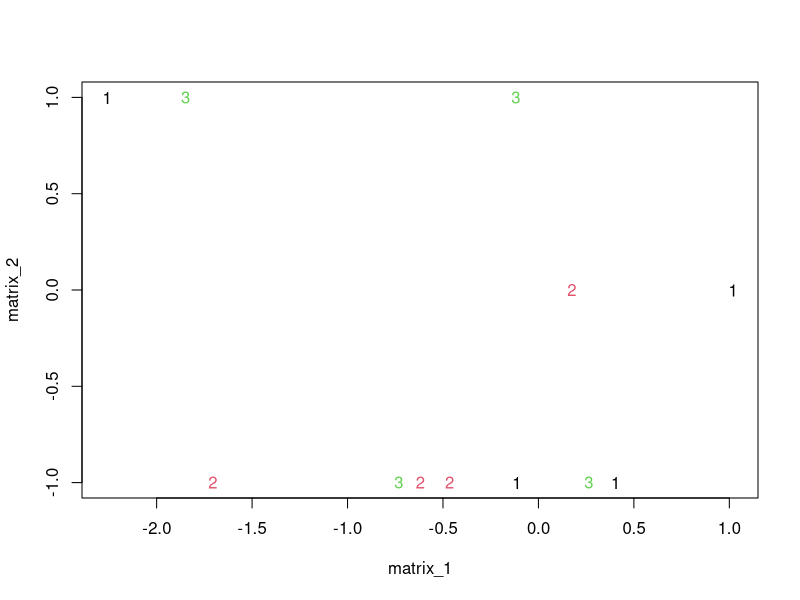
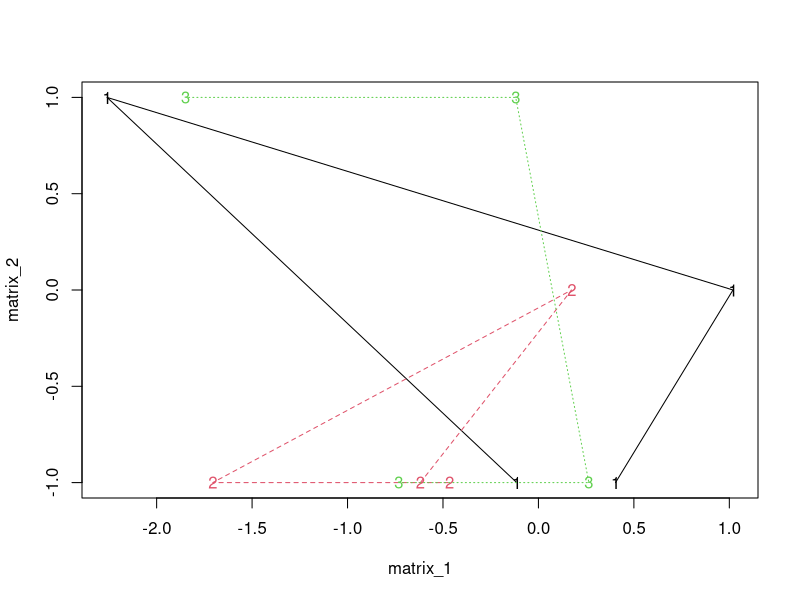
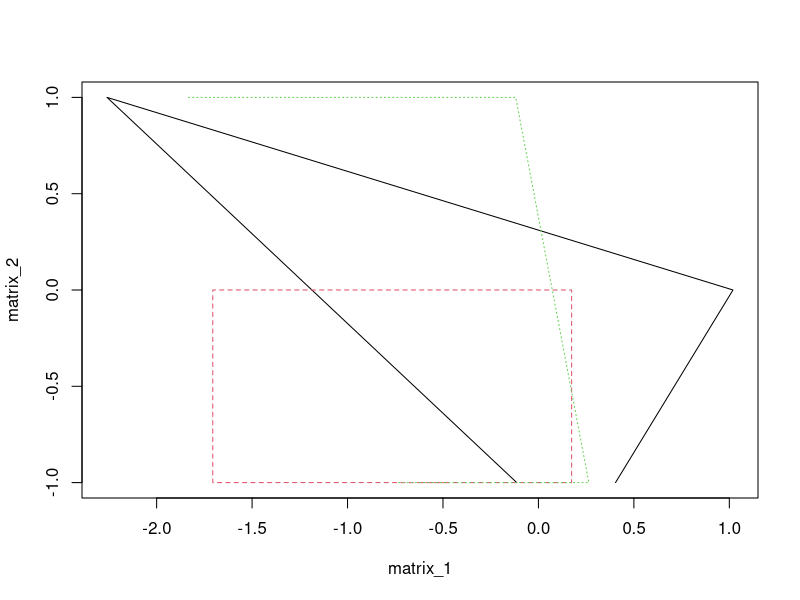
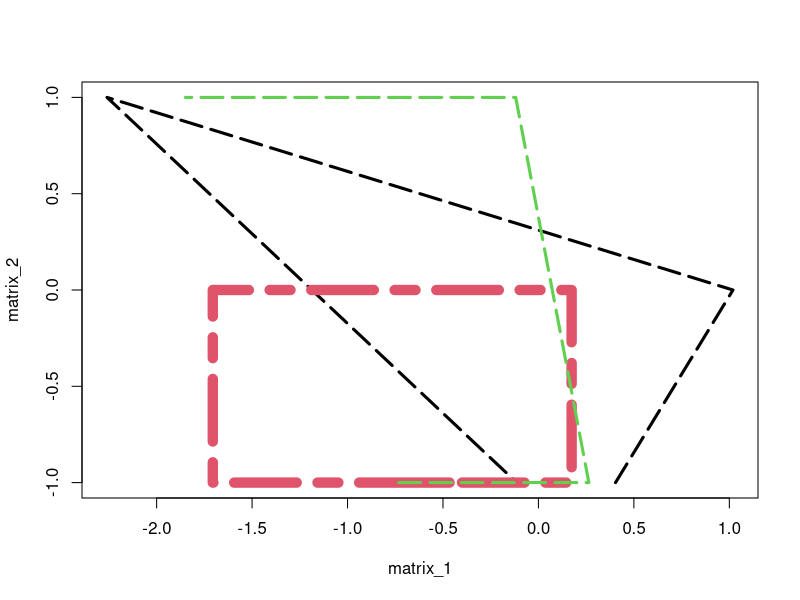
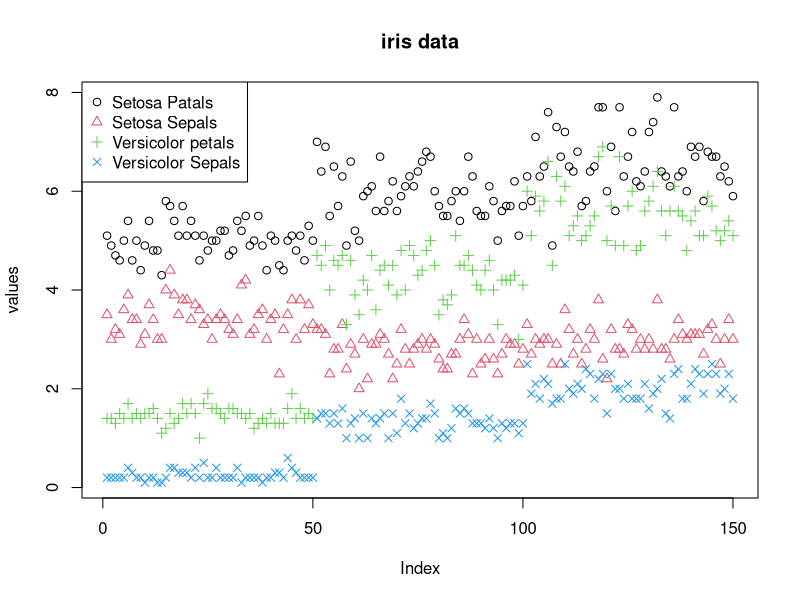
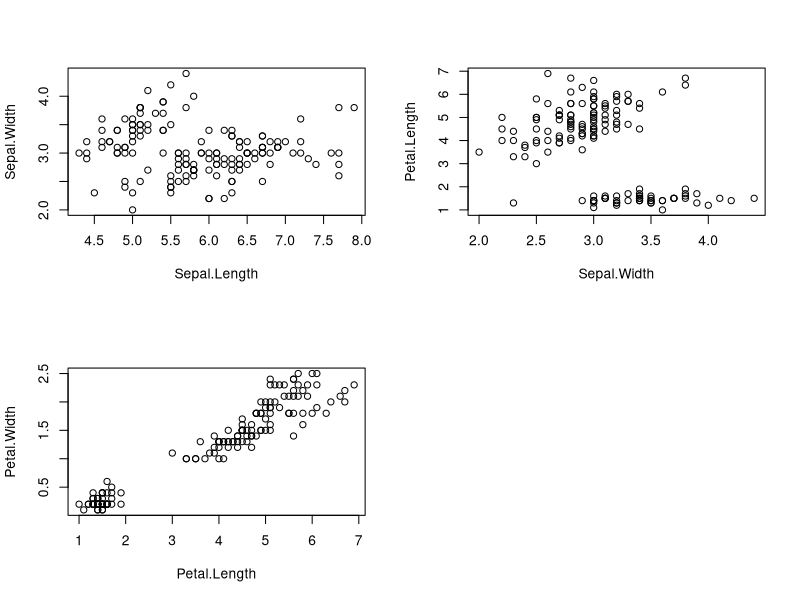
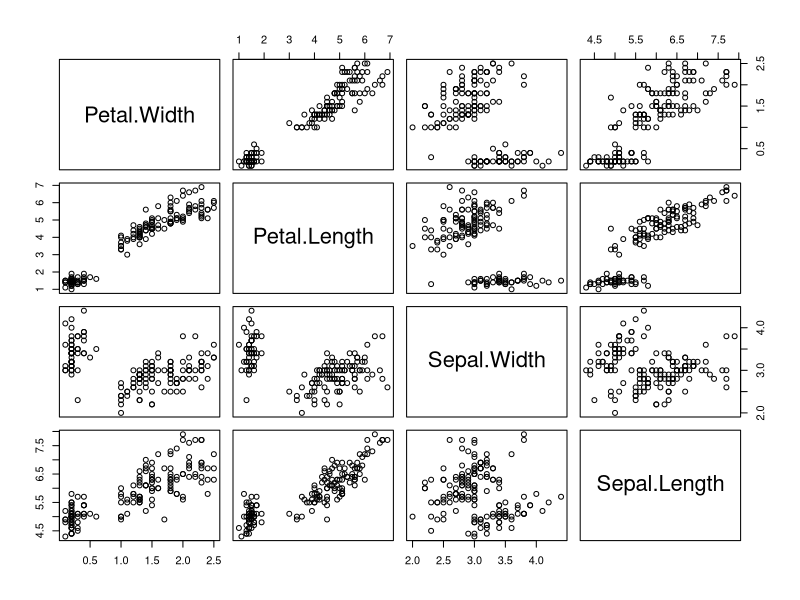
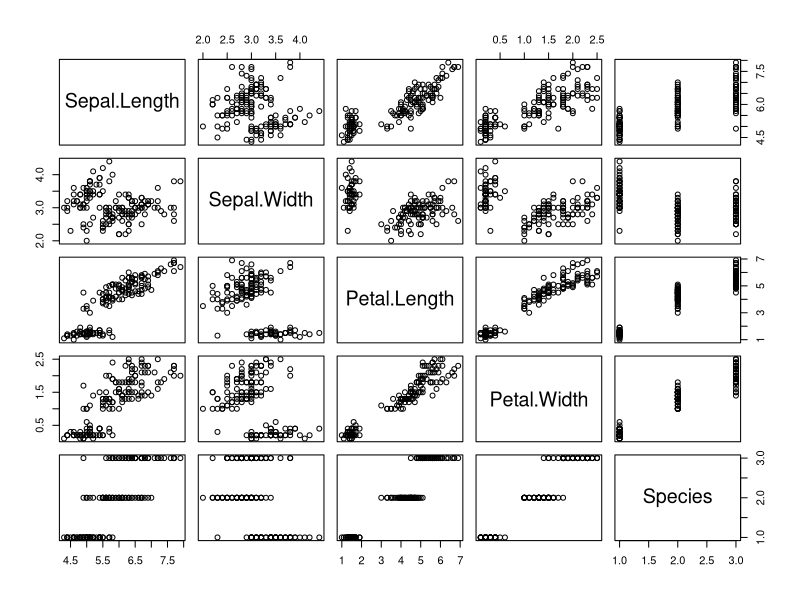

The R script that drew these images, in order:
#Multiple plots in one figure | Multiple Columns
?matplot
matrix_1 <- matrix(rnorm(12), nrow=4, ncol=3)
matrix_2 <- matrix(sample(-1:1, size = 12, replace = TRUE), nrow=4, ncol=3)
matrix_1
matrix_2
matplot(matrix_1,matrix_2)

matplot(matrix_1,matrix_2, type = "o")

matplot(matrix_1,matrix_2, type = "ls") #types : p, o, b, h, s,

matplot(matrix_1,matrix_2, type = "ls",lty = c(5,6),lwd = c(3,10))

library("datasets")
data("iris")
head(iris)

matplot(iris[,1:4],
        type="p",
        pch = 1:4,
        col = 1:4,
        main = "iris data",
        xlab="Index",
        ylab = "values")
        
legend('topleft',c("Setosa Patals","Setosa Sepals",
                           "Versicolor petals","Versicolor Sepals"),
       pch = 1:4,
       col = 1:4)

par(mfrow=c(2,2))
plot(iris[,1:2]); plot(iris[,2:3])
plot(iris[,3:4]); plot(iris[,4:1])
par(mfrow=c(1,1))
plot(iris)
